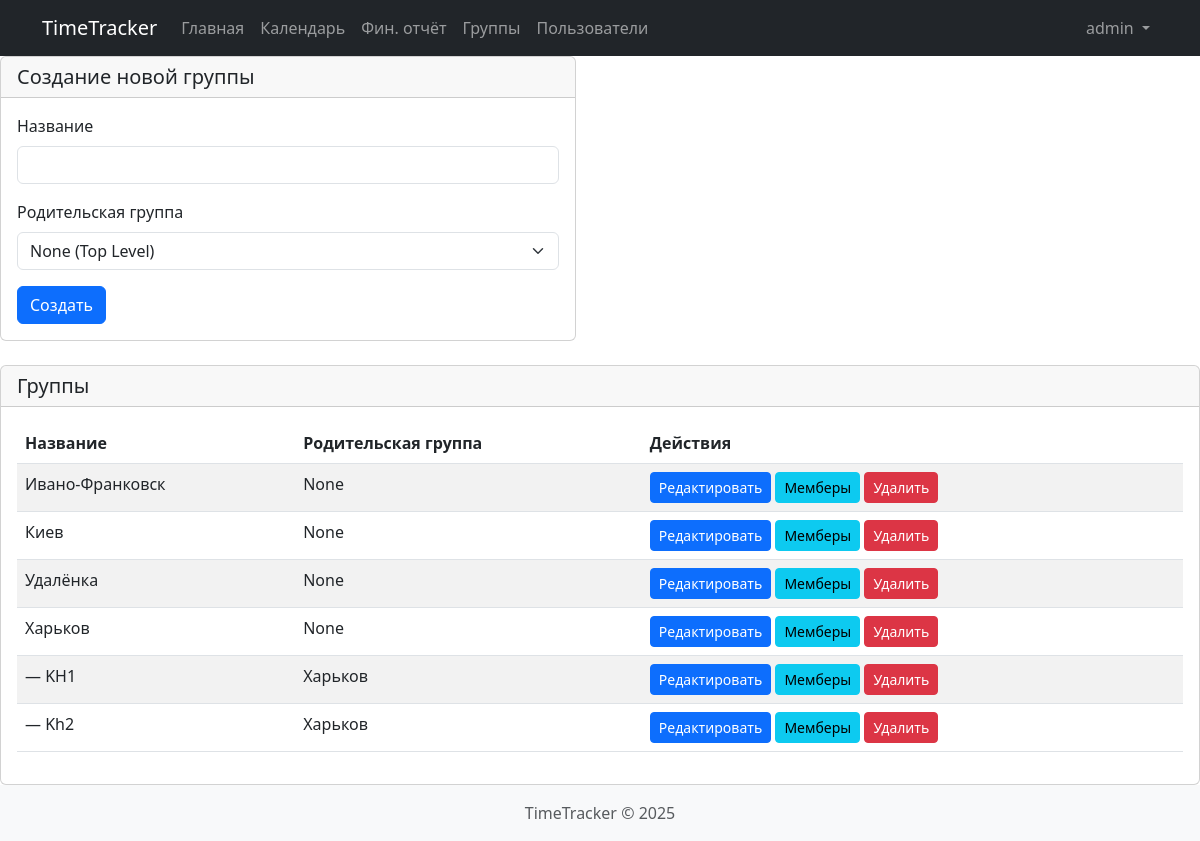
The page /groups.php (signed in) on the database its author committed.
### tables this page shows
CREATE TABLE IF NOT EXISTS `timetrack_groups` (
  `id` int NOT NULL AUTO_INCREMENT,
  `name` varchar(100) NOT NULL,
  `description` text,
  `parent_id` int DEFAULT NULL,
  `created_at` timestamp NULL DEFAULT CURRENT_TIMESTAMP,
  PRIMARY KEY (`id`),
  KEY `parent_id` (`parent_id`),
  CONSTRAINT `timetrack_groups_ibfk_1` FOREIGN KEY (`parent_id`) REFERENCES `timetrack_groups` (`id`) ON DELETE SET NULL
);

### config.php (called while the page is built, shortened)
<?php
function isAdmin() {
    return isset($_SESSION['role']) && $_SESSION['role'] === 'admin';
}

### groups.php (the view, shortened to what this page needs)
<?php
require_once 'config.php';
require_once 'includes/header.php';
function getGroupsHierarchy($pdo, $parent_id = null, $level = 0) {
    $stmt = $pdo->prepare("SELECT * FROM timetrack_groups WHERE parent_id " . ($parent_id === null ? "IS NULL" : "= ?") . " ORDER BY name");
    $stmt->execute($parent_id === null ? [] : [$parent_id]);
    $groups = $stmt->fetchAll();
    $result = [];
    foreach ($groups as $group) {
        $group['level'] = $level;
        $result[] = $group;
        $result = array_merge($result, getGroupsHierarchy($pdo, $group['id'], $level + 1));
    }
    return $result;
}
$groups = getGroupsHierarchy($pdo);
?>
<div class="row">
<?php if (isAdmin()): ?>
<div class="row">
    <div class="col-md-6">
        <div class="card mb-4">
            <div class="card-header">
                <h5 class="card-title mb-0">Создание новой группы</h5>
            </div>
            <div class="card-body">
                <form method="POST" action="">
                    <div class="mb-3">
                        <label for="name" class="form-label">Название</label>
                        <input type="text" class="form-control" id="name" name="name" required>
                    </div>
                    <div class="mb-3">
                        <label for="parent_id" class="form-label">Родительская группа</label>
                        <select class="form-select" id="parent_id" name="parent_id">
                            <option value="">None (Top Level)</option>
                        </select>
                    </div>
                    <button type="submit" name="create_group" class="btn btn-primary">Создать</button>
                </form>
            </div>
        </div>
    </div>
    <?php endif; ?>
</div>
    <div class="col-md-12">
        <div class="card">
            <div class="card-header">
                <h5 class="card-title mb-0">Группы</h5>
            </div>
            <div class="card-body">
                <div class="table-responsive">
                    <table class="table table-striped">
                        <thead>
                            <tr>
                                <th>Название</th>
                                <th>Родительская группа</th>
                                <?php if (isAdmin()): ?>
                                <th>Действия</th>
                                <?php endif; ?>
                            </tr>
                        </thead>
                        <tbody>
                            <?php foreach ($groups as $group): ?>
                                <tr>
                                    <td><?php echo str_repeat('—', $group['level']) . ' ' . $group['name']; ?></td>
                                    <td>
                                        <?php
                                        if ($group['parent_id']) {
                                            $stmt = $pdo->prepare("SELECT name FROM timetrack_groups WHERE id = ?");
                                            $stmt->execute([$group['parent_id']]);
                                            $parent = $stmt->fetch();
                                            echo $parent['name'];
                                        } else {
                                            echo 'None';
                                        }
                                        ?>
                                    </td>
                                    <?php if (isAdmin()): ?>
                                        <td>
                                            <button type="button" class="btn btn-sm btn-primary" data-bs-toggle="modal" data-bs-target="#editGroupModal<?php echo $group['id']; ?>">
                                                Редактировать
                                            </button>
                                            <button type="button" class="btn btn-sm btn-info" data-bs-toggle="modal" data-bs-target="#manageMembersModal<?php echo $group['id']; ?>">
                                                Мемберы
                                            </button>
                                            <a href="?delete=<?php echo $group['id']; ?>" class="btn btn-sm btn-danger" onclick="return confirm('Are you sure you want to delete this group?')">
                                                Удалить
                                            </a>
                                        </td>
                                    <?php endif; ?>
                                </tr>
                            <?php endforeach; ?>
                        </tbody>
                    </table>
                </div>
            </div>
        </div>
    </div>
</div>
<?php require_once 'includes/footer.php'; ?>

### includes/header.php (shortened to what this page needs)
<!DOCTYPE html>
<html lang="en">
<head>
    <link href="https://cdn.jsdelivr.net/npm/bootstrap@5.3.0/dist/css/bootstrap.min.css" rel="stylesheet">
    <link href="https://cdn.jsdelivr.net/npm/bootstrap-icons@1.7.2/font/bootstrap-icons.css" rel="stylesheet">
</head>
    <nav class="navbar navbar-expand-lg navbar-dark bg-dark">
        <div class="container">
            <a class="navbar-brand" href="dashboard.php"><?php echo APP_NAME; ?></a>
            <div class="collapse navbar-collapse" id="navbarNav">
                <ul class="navbar-nav me-auto">
                    <li class="nav-item">
                        <a class="nav-link" href="dashboard.php">Главная</a>
                    </li>
                    <li class="nav-item">
                        <a class="nav-link" href="calendar.php">Календарь</a>
                    </li>
                    <li class="nav-item">
                        <a class="nav-link" href="reports.php">Фин. отчёт</a>
                    </li>
                    <?php if (isAdmin() || isManager()): ?>
                    <li class="nav-item">
                        <a class="nav-link" href="groups.php">Группы</a>
                    </li>
                    <?php endif; ?>
                    <?php if (isAdmin()): ?>
                    <li class="nav-item">
                        <a class="nav-link" href="users.php">Пользователи</a>
                    </li>
                    <?php endif; ?>
                </ul>
                <ul class="navbar-nav">
                    <li class="nav-item dropdown">
                        <a class="nav-link dropdown-toggle" href="#" id="navbarDropdown" role="button" data-bs-toggle="dropdown">
                            <?php echo $_SESSION['login'] ; ?>
                        </a>
                    </li>
                </ul>
            </div>
        </div>
    </nav>

### includes/footer.php (shortened to what this page needs)
    <footer class="footer mt-auto py-3 bg-light">
        <div class="container text-center">
            <span class="text-muted"><?php echo APP_NAME; ?> &copy; <?php echo date('Y'); ?></span>
        </div>
    </footer>
</body>
</html>

### rows shown on the page
timetrack_groups: name "Ивано-Франковск", shows "None"
timetrack_groups: name "Киев", shows "None"
timetrack_groups: name "Удалёнка", shows "None"
timetrack_groups: name "Харьков", shows "None"
timetrack_groups: level "—", name "KH1", parent.name "Харьков"
timetrack_groups: level "—", name "Kh2", parent.name "Харьков"

### other values the page prints
APP_NAME "TimeTracker"
$_SESSION['login'] "admin"
